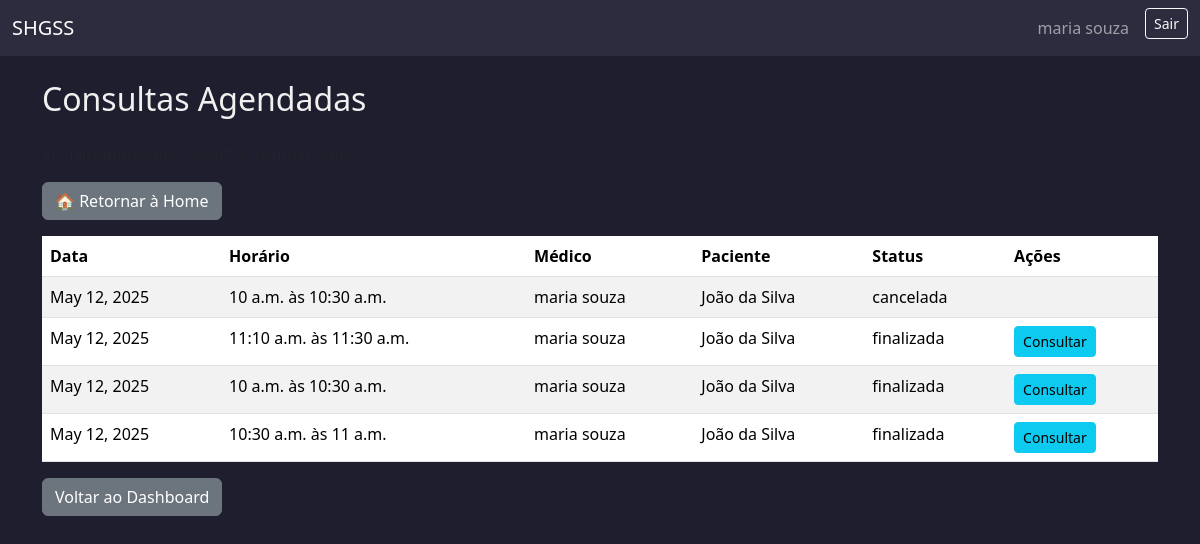
The app's page /consultas/ (signed in), older data.
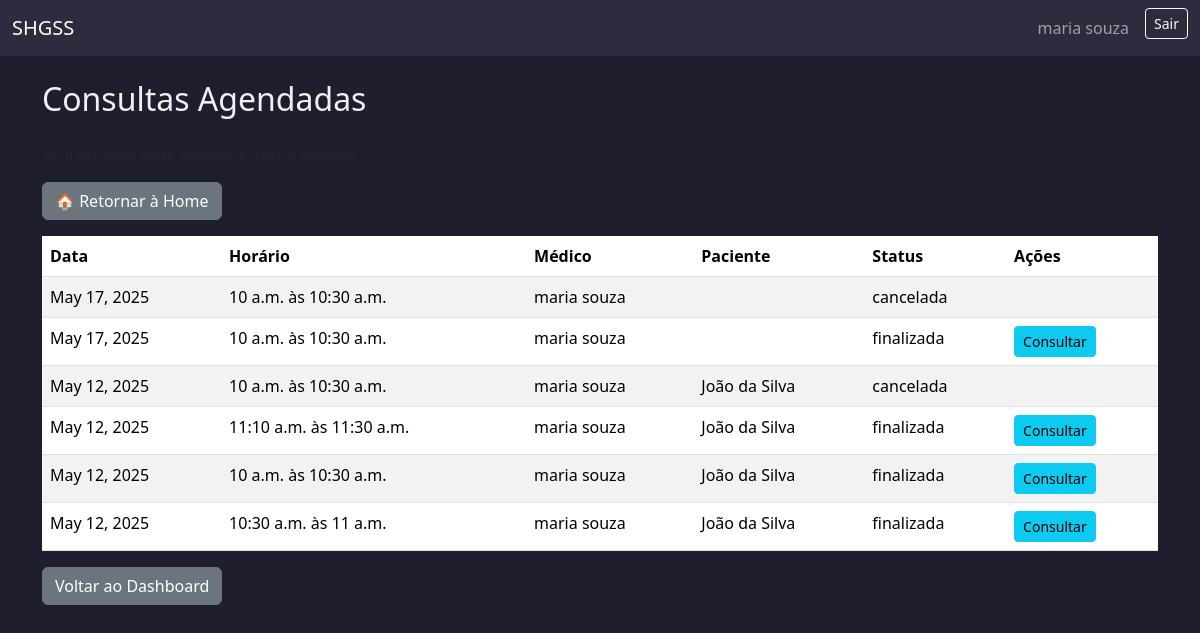
The same page, newer data.
### usuarios/models.py (models this page shows, shortened)
class Usuario(AbstractUser):
    ROLE_CHOICES = [
        ('paciente', 'Paciente'),
        ('medico', 'Médico'),
        ('administrativo', 'Administrativo'),
        ('financeiro', 'Financeiro'),
    ]
    cpf = models.CharField(max_length=14, unique=True, blank=False, null=False)
    telefone = models.CharField(max_length=20)
    rua = models.CharField(max_length=100)
    numero = models.CharField(max_length=10)
    bairro = models.CharField(max_length=50)
    cidade = models.CharField(max_length=50)
    estado = models.CharField(max_length=2)
    cep = models.CharField(max_length=9)
    role = models.CharField(max_length=20, choices=ROLE_CHOICES)
    plano_saude = models.CharField(max_length=50, null=True, blank=True)
    numero_cartao_plano = models.CharField(max_length=30, null=True, blank=True)
    crm = models.CharField(max_length=20, null=True, blank=True)
    especialidade = models.CharField(max_length=50, null=True, blank=True)
    setor = models.CharField(max_length=50, null=True, blank=True)
    cargo = models.CharField(max_length=50, null=True, blank=True)

class AtendimentoBase(models.Model):
    STATUS_CHOICES = [
        ('agendada', 'Agendada'),
        ('cancelada', 'Cancelada'),
        ('em_andamento', 'Em atendimento'),
        ('finalizada', 'Finalizada'),
    ]
    status = models.CharField(max_length=20, choices=STATUS_CHOICES, default='agendada')
    observacoes_visiveis = models.TextField(blank=True, null=True)
    observacoes_internas = models.TextField(blank=True, null=True)
    encaminhamento = models.TextField(blank=True, null=True)
    criado_em = models.DateTimeField(auto_now_add=True)
    atualizado_em = models.DateTimeField(auto_now=True)
    motivo_cancelamento = models.TextField(blank=True, null=True)
    data_cancelamento = models.DateTimeField(null=True, blank=True)
    class Meta:
        abstract = True

class Consulta(AtendimentoBase):
    agenda = models.ForeignKey(
        'AgendaConsulta',
        on_delete=models.PROTECT,
        related_name='consultas'
    )
    medico = models.ForeignKey(
        settings.AUTH_USER_MODEL,
        on_delete=models.CASCADE,
        limit_choices_to={'role': 'medico'},
        related_name='consultas_como_medico'
    )
    paciente = models.ForeignKey(
        settings.AUTH_USER_MODEL,
        on_delete=models.CASCADE,
        limit_choices_to={'role': 'paciente'},
        related_name='consultas_como_paciente'
    )
    cancelado_por = models.ForeignKey(
        settings.AUTH_USER_MODEL,
        on_delete=models.SET_NULL,
        null=True,
        blank=True,
        related_name='consultas_canceladas'
    )
    valor = models.DecimalField(max_digits=8, decimal_places=2, default=250.00)

class AgendaBase(models.Model):
    sala = models.ForeignKey(Sala, on_delete=models.PROTECT)
    data = models.DateField()
    horario_inicio = models.TimeField()
    horario_fim = models.TimeField()
    duracao_procedimento = models.PositiveIntegerField(help_text="Duração em minutos")
    status_manual = models.CharField(
        max_length=20,
        choices=[('livre', 'Livre'), ('agendado', 'Agendado'), ('bloqueado', 'Bloqueado')],
        default='livre'
    )
    class Meta:
        abstract = True

class AgendaConsulta(AgendaBase):
    medico = models.ForeignKey(Usuario, on_delete=models.SET_NULL, null=True, blank=False, limit_choices_to={'role': 'medico'})

### usuarios/views.py (the view)
# urls.py: path('consultas/', views.lista_consultas, name='lista_consultas'),
@role_required('medico')
def lista_consultas(request):
    consultas = Consulta.objects.filter(medico=request.user).order_by('-agenda__data')
    return render(request, 'consultas/lista_consultas.html', {'consultas': consultas})

### templates/consultas/lista_consultas.html (shortened to what this page needs)
{% extends 'base.html' %}
{% block content %}
<h2 class="mb-4">Consultas Agendadas</h2>
<p class="text-muted">
</p>
<div class="mb-3">
    <a href="{% url 'redirecionar_dashboard' %}" class="btn btn-secondary">🏠 Retornar à Home</a>
</div>
{% if consultas %}
<table class="table table-striped">
    <thead>
        <tr>
            <th>Data</th>
            <th>Horário</th>
            <th>Médico</th>
            <th>Paciente</th>
            <th>Status</th>
            <th>Ações</th>
        </tr>
    </thead>
    <tbody>
        {% for consulta in consultas %}
        <tr>
            <td>{{ consulta.agenda.data }}</td>
            <td>{{ consulta.agenda.horario_inicio }} às {{ consulta.agenda.horario_fim }}</td>
            <td>{{ consulta.medico.get_full_name }}</td>
            <td>{{ consulta.paciente.get_full_name }}</td>
            <td>{{ consulta.status|default:"Agendada" }}</td>
            <td>
                {% if request.user.role == 'medico' %}
                    {% if consulta.status == 'agendada' %}
                        <a href="{% url 'iniciar_consulta' consulta.id %}" class="btn btn-sm btn-success"
                           onclick="return confirm('Deseja realmente iniciar esta consulta?');">
                            Iniciar Consulta
                        </a>
                    {% elif consulta.status == 'em_andamento' %}
                        <a href="{% url 'detalhar_consulta' consulta.id %}" class="btn btn-sm btn-warning">
                            Acessar Consulta
                        </a>
                    {% elif consulta.status == 'finalizada' %}
                        <a href="{% url 'detalhar_consulta' consulta.id %}" class="btn btn-sm btn-info">
                            Consultar
                        </a>
                    {% endif %}
                {% endif %}
            </td>
        </tr>
        {% endfor %}
    </tbody>
</table>
{% else %}
    <p>Nenhuma consulta agendada até o momento.</p>
{% endif %}
{% if user.role == 'administrativo' %}
    <a href="{% url 'dashboard_administrativo' %}" class="btn btn-secondary">Voltar ao Dashboard</a>
{% elif user.role == 'paciente' %}
    <a href="{% url 'dashboard_paciente' %}" class="btn btn-secondary">Voltar ao Dashboard</a>
{% elif user.role == 'medico' %}
    <a href="{% url 'dashboard_medico' %}" class="btn btn-secondary">Voltar ao Dashboard</a>
{% endif %}
{% endblock %}

### templates/base.html (shortened to what this page needs)
<!DOCTYPE html>
<html lang="pt-br">
<head>
    <link href="https://cdn.jsdelivr.net/npm/bootstrap@5.3.2/dist/css/bootstrap.min.css" rel="stylesheet">
</head>
<body>
    <nav class="navbar navbar-expand-lg navbar-dark">
        <div class="container-fluid">
            <a class="navbar-brand" href="#">SHGSS</a>
            <div class="collapse navbar-collapse">
                <ul class="navbar-nav ms-auto">
                    {% if user.is_authenticated %}
                        <li class="nav-item">
                            <a class="nav-link" href="#">{{ user.get_full_name }}</a>
                        </li>
                        <li class="nav-item">
                            <form method="post" action="{% url 'logout' %}">
                                <button type="submit" class="btn btn-sm btn-outline-light ms-2">Sair</button>
                            </form>
                        </li>
                    {% else %}
                        <li class="nav-item">
                            <a class="nav-link" href="{% url 'login' %}">Entrar</a>
                        </li>
                    {% endif %}
                </ul>
            </div>
        </div>
    </nav>
    <div class="container mt-4">
        {% block content %}{% endblock %}
    </div>
</body>
</html>

### templates/base.html (style rules this page uses)
body { background-color: #1e1e2f; color: #f0f0f0; }
.navbar { background-color: #2c2c3e; }
a { color: #9ecbff; }

Row changes from the older to the newer data that the page shows:
added Consulta: agenda.data "May 17, 2025", agenda.horario_inicio "10 a.m.", agenda.horario_fim "10:30 a.m.", medico.get_full_name "maria souza", status "cancelada"
added Consulta: agenda.data "May 17, 2025", agenda.horario_inicio "10 a.m.", agenda.horario_fim "10:30 a.m.", medico.get_full_name "maria souza", status "finalizada", shows "Consultar"
